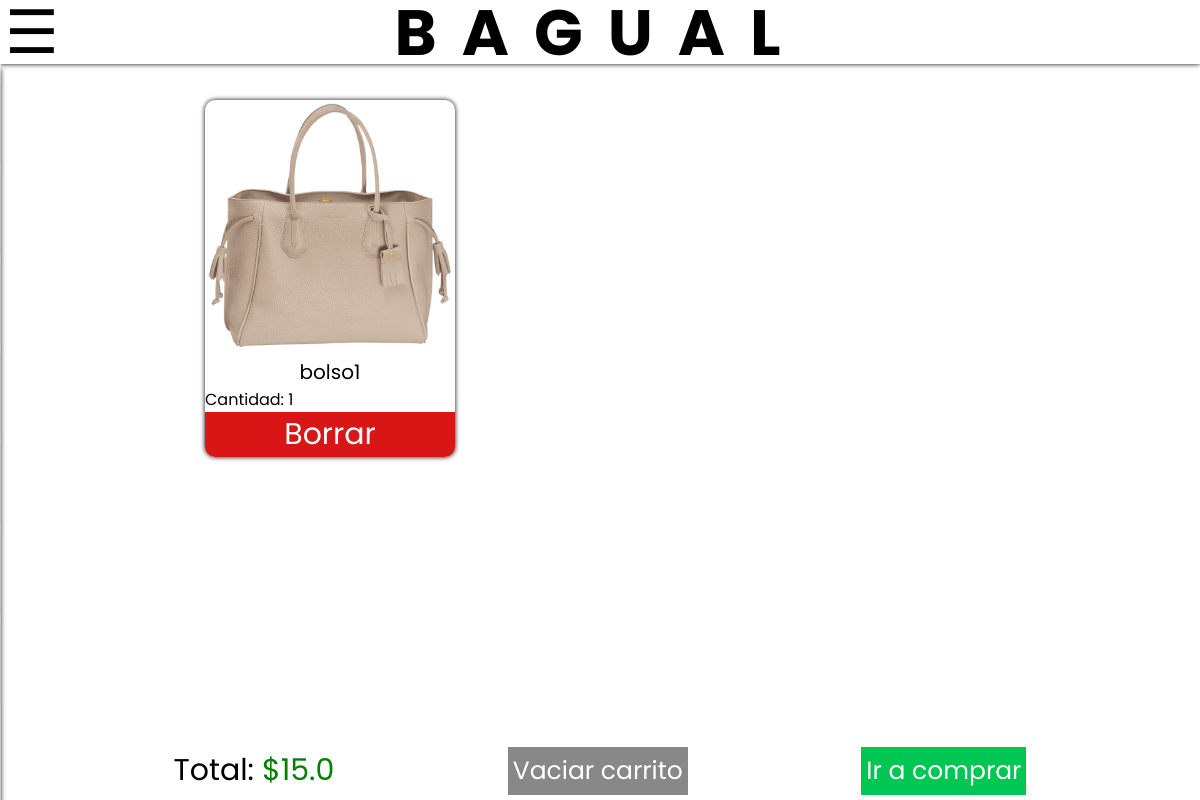
The app's page /cart/ (signed in), older data.
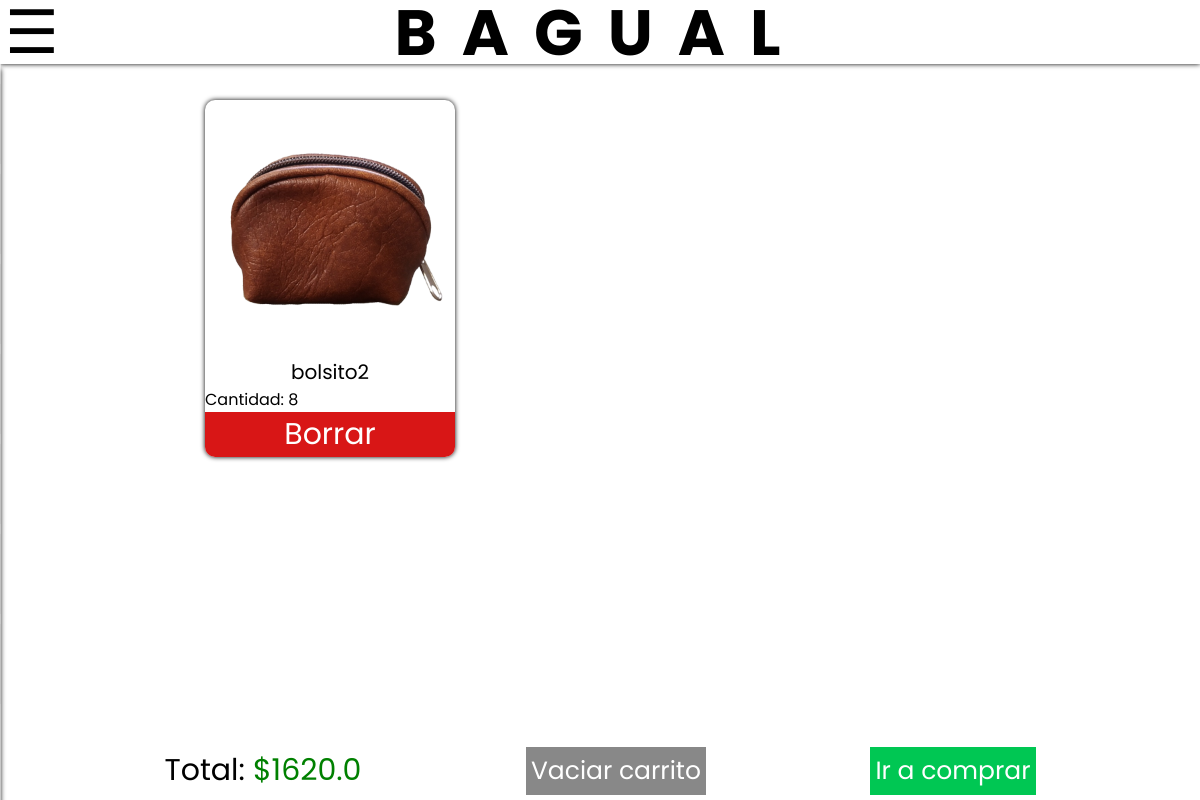
The same page, newer data.
### ecommerce/models.py (models this page shows, shortened)
class carrito(models.Model):
    foto = models.ImageField(null=True)
    nom_prod = models.TextField(max_length=200)
    cant_prod = models.IntegerField()
    precio_prod = models.FloatField()
    prod = models.ForeignKey(stockProducts, null=True, on_delete=models.CASCADE)
    user = models.ForeignKey(User, null=True, on_delete=models.CASCADE)

### ecommerce/views.py (the view)
# urls.py: path('cart/', views.cart, name="cart"),
@login_required
def cart(request):
    total = 0
    prods = carrito.objects.all().filter(user = request.user)
    for prod in prods:
        total += prod.precio_prod
    return render(request, 'addToCart.html',{
        'prods': prods,
        'total': total
    })

### ecommerce/templates/addToCart.html (shortened to what this page needs)
{% extends 'base.html' %} {% load static %}
    {% block content %}
    <link rel="stylesheet" href="{% static 'addToCart.css' %}" />
    <main class="main-cart">
      {% if total != 0%}
      <div class="products">
        {% for prod in prods %}
        <div class="product">
          <img src={{prod.foto.url}} alt="bolso" class="product-img" />
          <p class="product-name">{{prod.nom_prod}}</p>
          <p class="product-cant">Cantidad: {{prod.cant_prod}}</p>
          <form
            action="{% url 'deleteFromCart' prod.nom_prod %}"
            method="POST"
            class="deleteproduct"
          >
            <button>Borrar</button>
          </form>
        </div>
        {% endfor %}
      </div>
      <div class="details">
        <p class="totalvalue">Total: <span>${{total}}</span></p>
        <form action="{% url 'delete_all' %}" method="POST" class="emptycart">
          <button>Vaciar carrito</button>
        </form>
        <form action="{% url 'preCompra' %}" class="buy">
          <button>Ir a comprar</button>
        </form>
      </div>
      {% else %}
      <h1>EL CARRITO ESTA VACIO</h1>
      {% endif %}
    </main>
    {% endblock content %}

Row changes from the older to the newer data that the page shows:
removed carrito: foto (picture), nom_prod "bolso1", cant_prod "1"
added carrito: foto (picture), nom_prod "bolsito2", cant_prod "8"
Text that changed along with them:
{{ total }}: "15.0" → "1620.0"
